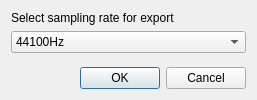
<?xml version="1.0" encoding="UTF-8"?>
<ui version="4.0">
 <class>SamplerateChooseDialog</class>
 <widget class="QDialog" name="SamplerateChooseDialog">
  <property name="geometry">
   <rect>
    <x>0</x>
    <y>0</y>
    <width>257</width>
    <height>100</height>
   </rect>
  </property>
  <property name="windowTitle">
   <string>Select a sampling rate</string>
  </property>
  <layout class="QVBoxLayout" name="verticalLayout">
   <item>
    <widget class="QLabel" name="label">
     <property name="text">
      <string>Select sampling rate for export</string>
     </property>
    </widget>
   </item>
   <item>
    <widget class="QComboBox" name="comboBox">
     <item>
      <property name="text">
       <string>44100Hz</string>
      </property>
     </item>
     <item>
      <property name="text">
       <string>48000Hz</string>
      </property>
     </item>
    </widget>
   </item>
   <item>
    <spacer name="verticalSpacer">
     <property name="orientation">
      <enum>Qt::Vertical</enum>
     </property>
     <property name="sizeHint" stdset="0">
      <size>
       <width>20</width>
       <height>40</height>
      </size>
     </property>
    </spacer>
   </item>
   <item>
    <widget class="QDialogButtonBox" name="buttonBox">
     <property name="orientation">
      <enum>Qt::Horizontal</enum>
     </property>
     <property name="standardButtons">
      <set>QDialogButtonBox::Cancel|QDialogButtonBox::Ok</set>
     </property>
    </widget>
   </item>
  </layout>
 </widget>
 <resources/>
 <connections>
  <connection>
   <sender>buttonBox</sender>
   <signal>accepted()</signal>
   <receiver>SamplerateChooseDialog</receiver>
   <slot>accept()</slot>
   <hints>
    <hint type="sourcelabel">
     <x>248</x>
     <y>254</y>
    </hint>
    <hint type="destinationlabel">
     <x>157</x>
     <y>274</y>
    </hint>
   </hints>
  </connection>
  <connection>
   <sender>buttonBox</sender>
   <signal>rejected()</signal>
   <receiver>SamplerateChooseDialog</receiver>
   <slot>reject()</slot>
   <hints>
    <hint type="sourcelabel">
     <x>316</x>
     <y>260</y>
    </hint>
    <hint type="destinationlabel">
     <x>286</x>
     <y>274</y>
    </hint>
   </hints>
  </connection>
 </connections>
</ui>
